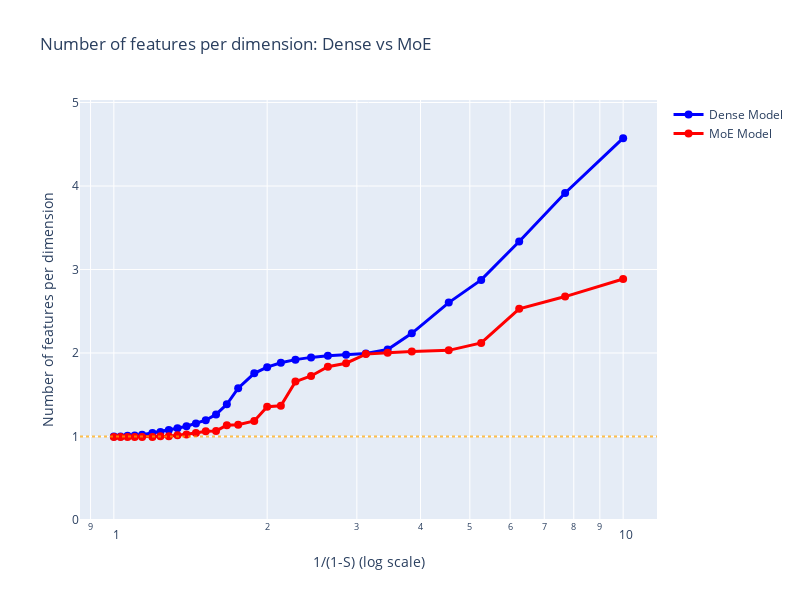

Notebook code for this chart:
### Code cell
plot_feats_per_dim_comparison(stacked_params_dense_30, configs_dense_30, stacked_params_moe_30, configs_moe_30, feature_probs_30, importances_30, DEVICE)

### Figure 1 — Plotly figure (JSON) as saved in the notebook; plotly's stock layout.template omitted (floating-point values rounded to 4 significant figures)
{"data": [{"line": {"color": "blue", "width": 3}, "marker": {"color": "blue", "size": 8}, "mode": "markers+lines", "name": "Dense Model", "type": "scatter", "x": [1, 1.031, 1.064, 1.099, 1.136, 1.19, 1.235, 1.282, 1.333, 1.389, 1.449, 1.515, 1.587, 1.667, 1.754, 1.887, 2, 2.128, 2.273, 2.439, 2.632, 2.857, 3.125, 3.448, 3.846, 4.545, 5.263, 6.25, 7.692, 10.0], "y": [1.0, 1.001, 1.009, 1.012, 1.022, 1.042, 1.055, 1.078, 1.099, 1.123, 1.154, 1.195, 1.265, 1.385, 1.578, 1.756, 1.83, 1.884, 1.921, 1.948, 1.966, 1.978, 1.994, 2.042, 2.236, 2.604, 2.875, 3.336, 3.917, 4.573]}, {"line": {"color": "red", "width": 3}, "marker": {"color": "red", "size": 8}, "mode": "markers+lines", "name": "MoE Model", "type": "scatter", "x": [1, 1.031, 1.064, 1.099, 1.136, 1.19, 1.235, 1.282, 1.333, 1.389, 1.449, 1.515, 1.587, 1.667, 1.754, 1.887, 2, 2.128, 2.273, 2.439, 2.632, 2.857, 3.125, 3.448, 3.846, 4.545, 5.263, 6.25, 7.692, 10.0], "y": [0.9934, 0.9937, 0.9943, 0.9941, 0.994, 0.9945, 1.003, 1.002, 1.014, 1.023, 1.041, 1.062, 1.067, 1.134, 1.141, 1.186, 1.356, 1.369, 1.657, 1.725, 1.836, 1.878, 1.987, 2.002, 2.019, 2.032, 2.121, 2.529, 2.676, 2.887]}], "layout": {"height": 600, "shapes": [{"line": {"color": "orange", "dash": "dot"}, "opacity": 0.7, "type": "line", "x0": 0, "x1": 1, "xref": "x domain", "y0": 1, "y1": 1, "yref": "y"}], "showlegend": true, "title": {"text": "Number of features per dimension: Dense vs MoE"}, "width": 800, "xaxis": {"title": {"text": "1/(1-S) (log scale)"}, "type": "log"}, "yaxis": {"range": [0, 5.03], "title": {"text": "Number of features per dimension"}}}}
